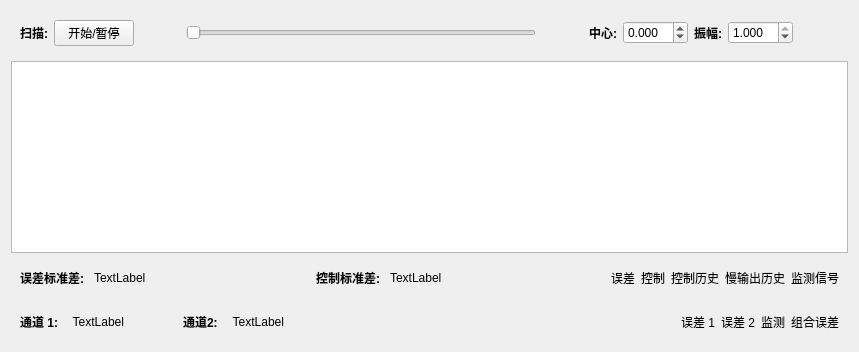
     <widget class="QWidget" name="centralPanel" native="true">
      <property name="sizePolicy">
       <sizepolicy hsizetype="Expanding" vsizetype="Preferred">
        <horstretch>5</horstretch>
        <verstretch>0</verstretch>
       </sizepolicy>
      </property>
      <layout class="QHBoxLayout" name="horizontalLayout_8">
       <item>
        <layout class="QVBoxLayout" name="verticalLayout_17">
         <item>
          <widget class="SweepControlWidget" name="sweepControlWidget" native="true">
           <layout class="QHBoxLayout" name="horizontalLayout_3">
            <item>
             <widget class="QLabel" name="sweepLabel">
              <property name="font">
               <font>
                <weight>75</weight>
                <bold>true</bold>
               </font>
              </property>
              <property name="text">
               <string>扫描:</string>
              </property>
             </widget>
            </item>
            <item>
             <widget class="QPushButton" name="sweepStartStopPushButton">
              <property name="toolTip">
               <string>&lt;!DOCTYPE HTML PUBLIC &quot;-//W3C//DTD HTML 4.0//EN&quot; &quot;http://www.w3.org/TR/REC-html40/strict.dtd&quot;&gt;
&lt;html&gt;&lt;head&gt;&lt;meta name=&quot;qrichtext&quot; content=&quot;1&quot; /&gt;&lt;style type=&quot;text/css&quot;&gt;
p, li { white-space: pre-wrap; }
&lt;/style&gt;&lt;/head&gt;&lt;body style=&quot; font-family:'MS Shell Dlg 2'; font-size:8pt; font-weight:400; font-style:normal;&quot;&gt;
&lt;p style=&quot; margin-top:0px; margin-bottom:0px; margin-left:0px; margin-right:0px; -qt-block-indent:0; text-indent:0px;&quot;&gt;Start and pause the output of the sweep at the sweep center position.&lt;/p&gt;&lt;/body&gt;&lt;/html&gt;</string>
              </property>
              <property name="text">
               <string>开始/暂停</string>
              </property>
              <property name="checkable">
               <bool>true</bool>
              </property>
             </widget>
            </item>
            <item>
             <spacer name="horizontalSpacer_3">
              <property name="orientation">
               <enum>Qt::Horizontal</enum>
              </property>
              <property name="sizeHint" stdset="0">
               <size>
                <width>40</width>
                <height>20</height>
               </size>
              </property>
             </spacer>
            </item>
            <item>
             <widget class="SweepSlider" name="sweepSlider">
              <property name="minimumSize">
               <size>
                <width>350</width>
                <height>0</height>
               </size>
              </property>
              <property name="maximum">
               <number>99</number>
              </property>
              <property name="orientation">
               <enum>Qt::Horizontal</enum>
              </property>
             </widget>
            </item>
            <item>
             <spacer name="horizontalSpacer">
              <property name="orientation">
               <enum>Qt::Horizontal</enum>
              </property>
              <property name="sizeHint" stdset="0">
               <size>
                <width>40</width>
                <height>20</height>
               </size>
              </property>
             </spacer>
            </item>
            <item>
             <widget class="QLabel" name="sweepCenterLabel">
              <property name="font">
               <font>
                <weight>75</weight>
                <bold>true</bold>
               </font>
              </property>
              <property name="text">
               <string>中心:</string>
              </property>
             </widget>
            </item>
            <item>
             <widget class="CustomDoubleSpinBox" name="sweepCenterSpinBox">
              <property name="minimumSize">
               <size>
                <width>65</width>
                <height>0</height>
               </size>
              </property>
              <property name="toolTip">
               <string>&lt;!DOCTYPE HTML PUBLIC &quot;-//W3C//DTD HTML 4.0//EN&quot; &quot;http://www.w3.org/TR/REC-html40/strict.dtd&quot;&gt;
&lt;html&gt;&lt;head&gt;&lt;meta name=&quot;qrichtext&quot; content=&quot;1&quot; /&gt;&lt;style type=&quot;text/css&quot;&gt;
p, li { white-space: pre-wrap; }
&lt;/style&gt;&lt;/head&gt;&lt;body style=&quot; font-family:'MS Shell Dlg 2'; font-size:8pt; font-weight:400; font-style:normal;&quot;&gt;
&lt;p style=&quot; margin-top:0px; margin-bottom:0px; margin-left:0px; margin-right:0px; -qt-block-indent:0; text-indent:0px;&quot;&gt;The center position of the sweep. If a fast output is used for the sweep this is the sweep center position in volts. If the slow output is used the interval [-1, +1] of this parameter is mapped to the interval [0V, +1.8V].&lt;/p&gt;&lt;/body&gt;&lt;/html&gt;</string>
              </property>
              <property name="keyboardTracking">
               <bool>false</bool>
              </property>
              <property name="suffix">
               <string/>
              </property>
              <property name="decimals">
               <number>3</number>
              </property>
              <property name="minimum">
               <double>-1.000000000000000</double>
              </property>
              <property name="maximum">
               <double>1.000000000000000</double>
              </property>
              <property name="singleStep">
               <double>0.100000000000000</double>
              </property>
              <property name="value">
               <double>0.000000000000000</double>
              </property>
             </widget>
            </item>
            <item>
             <widget class="QLabel" name="sweepAmplitudeLabel">
              <property name="font">
               <font>
                <weight>75</weight>
                <bold>true</bold>
               </font>
              </property>
              <property name="text">
               <string>振幅:</string>
              </property>
             </widget>
            </item>
            <item>
             <widget class="CustomDoubleSpinBox" name="sweepAmplitudeSpinBox">
              <property name="minimumSize">
               <size>
                <width>65</width>
                <height>0</height>
               </size>
              </property>
              <property name="toolTip">
               <string>&lt;!DOCTYPE HTML PUBLIC &quot;-//W3C//DTD HTML 4.0//EN&quot; &quot;http://www.w3.org/TR/REC-html40/strict.dtd&quot;&gt;
&lt;html&gt;&lt;head&gt;&lt;meta name=&quot;qrichtext&quot; content=&quot;1&quot; /&gt;&lt;style type=&quot;text/css&quot;&gt;
p, li { white-space: pre-wrap; }
&lt;/style&gt;&lt;/head&gt;&lt;body style=&quot; font-family:'MS Shell Dlg 2'; font-size:8pt; font-weight:400; font-style:normal;&quot;&gt;
&lt;p style=&quot; margin-top:0px; margin-bottom:0px; margin-left:0px; margin-right:0px; -qt-block-indent:0; text-indent:0px;&quot;&gt;Amplitude of the sweep in units of 0.5 * Vpp of the output (2 V for fast outputs (range +/- 1 V) and 0.9 V for slow outputs (range 0 V to 1.8 V). That means an amplitude of 1.0 corresponds to the full sweep range in both cases.&lt;/p&gt;&lt;/body&gt;&lt;/html&gt;</string>
              </property>
              <property name="keyboardTracking">
               <bool>false</bool>
              </property>
              <property name="suffix">
               <string/>
              </property>
              <property name="decimals">
               <number>3</number>
              </property>
              <property name="minimum">
               <double>0.000000000000000</double>
              </property>
              <property name="maximum">
               <double>1.000000000000000</double>
              </property>
              <property name="singleStep">
               <double>0.100000000000000</double>
              </property>
              <property name="value">
               <double>1.000000000000000</double>
              </property>
             </widget>
            </item>
            <item>
             <spacer name="horizontalSpacer_8">
              <property name="orientation">
               <enum>Qt::Horizontal</enum>
              </property>
              <property name="sizeHint" stdset="0">
               <size>
                <width>40</width>
                <height>20</height>
               </size>
              </property>
             </spacer>
            </item>
           </layout>
          </widget>
         </item>
         <item>
          <widget class="PlotWidget" name="graphicsView">
           <property name="minimumSize">
            <size>
             <width>100</width>
             <height>100</height>
            </size>
           </property>
          </widget>
         </item>
         <item>
          <widget class="QWidget" name="topLockPanelWidget" native="true">
           <layout class="QHBoxLayout" name="horizontalLayout_4">
            <item>
             <widget class="QLabel" name="label_4">
              <property name="font">
               <font>
                <weight>75</weight>
                <bold>true</bold>
               </font>
              </property>
              <property name="text">
               <string>误差标准差: </string>
              </property>
             </widget>
            </item>
            <item>
             <widget class="QLabel" name="errorStdLabel">
              <property name="text">
               <string>TextLabel</string>
              </property>
              <property name="wordWrap">
               <bool>true</bool>
              </property>
             </widget>
            </item>
            <item>
             <spacer name="horizontalSpacer_5">
              <property name="orientation">
               <enum>Qt::Horizontal</enum>
              </property>
              <property name="sizeHint" stdset="0">
               <size>
                <width>40</width>
                <height>20</height>
               </size>
              </property>
             </spacer>
            </item>
            <item>
             <widget class="QLabel" name="label_5">
              <property name="font">
               <font>
                <weight>75</weight>
                <bold>true</bold>
               </font>
              </property>
              <property name="text">
               <string>控制标准差: </string>
              </property>
             </widget>
            </item>
            <item>
             <widget class="QLabel" name="controlStdLabel">
              <property name="text">
               <string>TextLabel</string>
              </property>
              <property name="wordWrap">
               <bool>true</bool>
              </property>
             </widget>
            </item>
            <item>
             <spacer name="horizontalSpacer_6">
              <property name="orientation">
               <enum>Qt::Horizontal</enum>
              </property>
              <property name="sizeHint" stdset="0">
               <size>
                <width>40</width>
                <height>20</height>
               </size>
              </property>
             </spacer>
            </item>
            <item>
             <widget class="QLabel" name="errorSignalLegendLabel">
              <property name="text">
               <string>误差</string>
              </property>
              <property name="wordWrap">
               <bool>true</bool>
              </property>
             </widget>
            </item>
            <item>
             <widget class="QLabel" name="controlSignalLegendLabel">
              <property name="text">
               <string>控制</string>
              </property>
              <property name="wordWrap">
               <bool>true</bool>
              </property>
             </widget>
            </item>
            <item>
             <widget class="QLabel" name="controlSignalHistoryLegendLabel">
              <property name="text">
               <string>控制历史</string>
              </property>
              <property name="wordWrap">
               <bool>true</bool>
              </property>
             </widget>
            </item>
            <item>
             <widget class="QLabel" name="slowSignalHistoryLegendLabel">
              <property name="text">
               <string>慢输出历史</string>
              </property>
             </widget>
            </item>
            <item>
             <widget class="QLabel" name="monitorSignalHistoryLegendLabel">
              <property name="text">
               <string>监测信号</string>
              </property>
             </widget>
            </item>
           </layout>
          </widget>
         </item>
         <item>
          <widget class="QWidget" name="statusbar_unlocked" native="true">
           <layout class="QHBoxLayout" name="horizontalLayout_5">
            <item>
             <layout class="QHBoxLayout" name="signal_strengths_unlocked">
              <item>
               <widget class="QLabel" name="label">
                <property name="font">
                 <font>
                  <weight>75</weight>
                  <bold>true</bold>
                 </font>
                </property>
                <property name="text">
                 <string>&lt;html&gt;&lt;head/&gt;&lt;body&gt;&lt;p&gt;通道 1:&lt;/p&gt;&lt;/body&gt;&lt;/html&gt;</string>
                </property>
               </widget>
              </item>
              <item>
               <widget class="QLabel" name="power_channel_1">
                <property name="sizePolicy">
                 <sizepolicy hsizetype="Minimum" vsizetype="Preferred">
                  <horstretch>0</horstretch>
                  <verstretch>0</verstretch>
                 </sizepolicy>
                </property>
                <property name="minimumSize">
                 <size>
                  <width>60</width>
                  <height>0</height>
                 </size>
                </property>
                <property name="text">
                 <string>TextLabel</string>
                </property>
                <property name="alignment">
                 <set>Qt::AlignRight|Qt::AlignTrailing|Qt::AlignVCenter</set>
                </property>
               </widget>
              </item>
              <item>
               <widget class="QLabel" name="label_8">
                <property name="text">
                 <string/>
                </property>
               </widget>
              </item>
              <item>
               <spacer name="horizontalSpacer_7">
                <property name="orientation">
                 <enum>Qt::Horizontal</enum>
                </property>
                <property name="sizeHint" stdset="0">
                 <size>
                  <width>40</width>
                  <height>20</height>
                 </size>
                </property>
               </spacer>
              </item>
              <item>
               <widget class="QLabel" name="label_6">
                <property name="font">
                 <font>
                  <weight>75</weight>
                  <bold>true</bold>
                 </font>
                </property>
                <property name="text">
                 <string>通道2:</string>
                </property>
               </widget>
              </item>
              <item>
               <widget class="QLabel" name="power_channel_2">
                <property name="minimumSize">
                 <size>
                  <width>60</width>
                  <height>0</height>
                 </size>
                </property>
                <property name="text">
                 <string>TextLabel</string>
                </property>
                <property name="alignment">
                 <set>Qt::AlignRight|Qt::AlignTrailing|Qt::AlignVCenter</set>
                </property>
               </widget>
              </item>
              <item>
               <widget class="QLabel" name="label_7">
                <property name="text">
                 <string/>
                </property>
               </widget>
              </item>
             </layout>
            </item>
            <item>
             <spacer name="horizontalSpacer_2">
              <property name="orientation">
               <enum>Qt::Horizontal</enum>
              </property>
              <property name="sizeHint" stdset="0">
               <size>
                <width>378</width>
                <height>20</height>
               </size>
              </property>
             </spacer>
            </item>
            <item>
             <layout class="QHBoxLayout" name="unlockedLegendLayout">
              <item>
               <widget class="QLabel" name="error1LegendLabel">
                <property name="text">
               <string>误差 1</string>
              </property>
                <property name="wordWrap">
                 <bool>false</bool>
                </property>
               </widget>
              </item>
              <item>
               <widget class="QLabel" name="error2LegendLabel">
                <property name="text">
               <string>误差 2</string>
              </property>
                <property name="wordWrap">
                 <bool>false</bool>
                </property>
               </widget>
              </item>
              <item>
               <widget class="QLabel" name="monitorLegendLabel">
                <property name="text">
               <string>监测</string>
              </property>
               </widget>
              </item>
              <item>
               <widget class="QLabel" name="combinedErrorLegendLabel">
                <property name="text">
               <string>组合误差</string>
              </property>
                <property name="wordWrap">
                 <bool>true</bool>
                </property>
               </widget>
              </item>
             </layout>
            </item>
           </layout>
          </widget>
         </item>
        </layout>
       </item>
      </layout>
     </widget>
